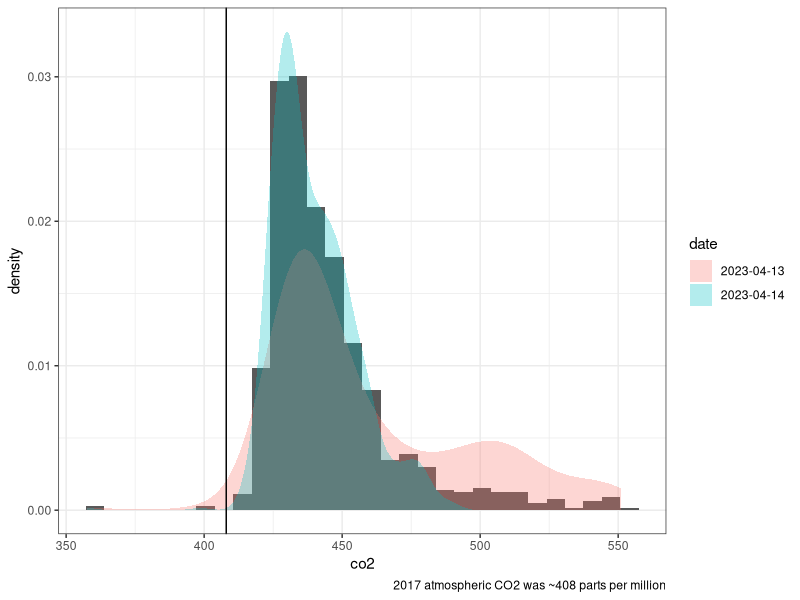
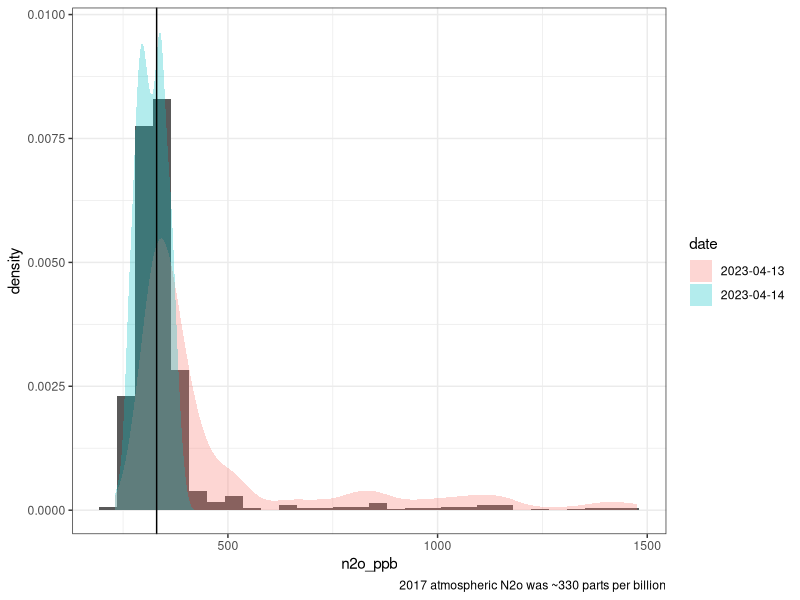

Recreate these plots in R, in order.
## ---- chunk 1
knitr::opts_chunk$set(echo = TRUE, message = F)
library(tidyverse)
## ---- chunk 2

read.delim(
  "2023data_20Apr2023.TXT",
  fileEncoding="ISO-8859-1") -> all_batches

## ---- chunk 3
dat <- all_batches
# View(dat)

dat1 <- dat %>%
  dplyr::select(Date,Time,SpectrumFile,Carbon.dioxide.CO2,
                Nitrous.oxide.N2O,Methane.CH4,
                Ammonia.NH3,Cell.temperature) %>%
  rename(date=Date,
         time=Time,
         co2=Carbon.dioxide.CO2,
         spectrumfile=SpectrumFile,
         n2o=Nitrous.oxide.N2O,
         ch4=Methane.CH4,
         nh3=Ammonia.NH3,
         temp=Cell.temperature) %>% 
  rowid_to_column()

# View(dat1)

## ---- chunk 4
library(stringr)

# so all these files are from the same folder so this will
dat1$spectrumfile[1]

str_sub(dat1$spectrumfile,76,-5)[1]

dat1 %>% 
  mutate(filename = str_sub(spectrumfile,76,-5),
         .before=date) -> dat2
## ---- chunk 5
dat2$filename[1]
str_split(dat2$filename,
          pattern = "_",
          simplify = T) %>% 
  as.data.frame() %>% 
  dplyr::rename(experiment = V1,
                site = V2,
                date_check = V3,
                plot = V4, 
                calcmet_chronological_tally = V5) %>% 
  cbind(dat2) -> dat3

# There are some measurements with an extra "R_". 
# According to Angela, this was done automatically by calcmet

# When I filter CO2 values must be greater than 100, all these "R_" value
# disappear, suggesting this is just junk data, but it messes up the above code
# so below I tidy up the column names to prep for export

dat3 %>%
  filter(co2>100) %>%
  dplyr::select(-V6) -> dat4

# dat4 %>% 
  # write.csv("gasmet_2023_ncas.csv",row.names=F)


## ---- chunk 6
dat4 %>% 
  filter(co2>350) %>%
  # glimpse()
  ggplot(aes(co2)) +
  stat_bin(aes(y=after_stat(density))) +
  geom_density(aes(fill=date),
               alpha=.3,
               col=NA) +
  theme_bw() +
  geom_vline(
    xintercept = 408
  ) +
  labs(
    caption = "2017 atmospheric CO2 was ~408 parts per million"
  )  
## ---- chunk 7
dat4 %>% 
  filter(co2>350) %>% 
  mutate(
    n2o_ppb = n2o*1000
  ) %>% 
  # glimpse()
  ggplot(aes(n2o_ppb)) +
  stat_bin(aes(y=after_stat(density))) +
  geom_density(aes(fill=date),
               alpha=.3,
               col=NA) +
  geom_vline(
    xintercept = 330
  ) +
  theme_bw() +
  labs(
    caption = "2017 atmospheric N2o was ~330 parts per billion"
  )
